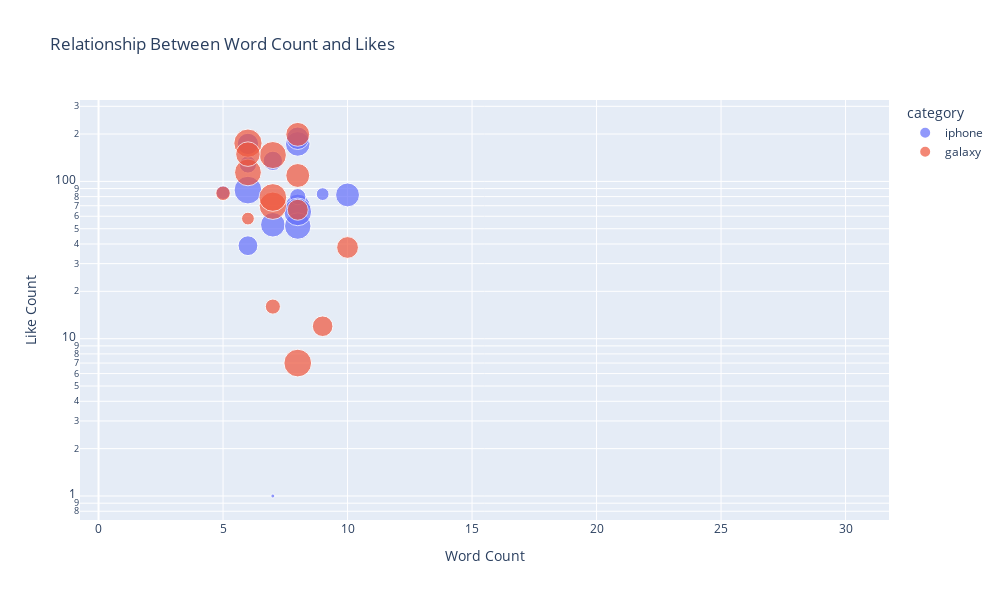

The cell this chart's notebook holds for it:
### Code cell
# Word count vs. engagement scatter plot
fig = px.scatter(df, x='word_count', y='like_count', color='category',
                size='retweet_count', hover_data=['cleaned_text'],
                title='Relationship Between Word Count and Likes',
                labels={'word_count': 'Word Count', 'like_count': 'Like Count'},
                log_y=True)
fig.update_layout(height=600, width=1000)
fig.show()

### Figure 1 — Plotly figure (JSON) as saved in the notebook; plotly's stock layout.template omitted (floating-point values rounded to 4 significant figures)
{"data": [{"customdata": [["got new pro max camera absolutely amazing"], ["battery life disappointing barely last half day normal use"], ["apple io update smooth love work"], ["display gorgeous wish didnt notch top"], ["price getting ridiculous really worth"], ["face id new work perfectly even low light great feature"], ["camera incredible night photography best camera ive used"], ["storage fill way quickly gb minimum option"], ["apple build quality second none thing feel premium"], ["performance still great year heavy use silicon impressive"], ["ecosystem integration macbook ipad seamless love"], ["battery degradation still issue mine month"], ["iphones haptic feedback satisfying android phone dont compare"], ["new camera bump huge make wobble flat surface"], ["speaker surprisingly good slim device great stereo sound"], ["well confused got used k i’m like “wait there’s k” thought tv haha thank appreciate 🫶 think it’s time graduate 😅"], ["check latest article hasn’t iphonefilmed movie major cinematography award"], ["make pro max great"], ["hi guy whatsthe best rn want new one idk one"], ["turned grayscale carplay setting app carplay mirroring applies color filter carplay bad"], ["making movie 🎥 🍿"], ["morning vibe 🌄 wallpaper k hd 📲 wallpaper iphonewallpaper kwallpaper"], ["suck donkey"], ["dreamer awakening wallpaper k hd 📲 wallpaper iphonewallpaper kwallpaper 👇"], ["auto correct drunk use decent past couple week"], ["government issue statement 🦠 dead marine life surfer health concern prompt official response government confirms harmful toxic algae southern coastline gtgt 🌟 read daily news free app 🌟 read daily"], ["jailbreak mine get whole new operating system doesnt bloatwear like apps uninstall plus slows phone upgrade spend money"], ["hey sale big time physical sim tray u model turn million people travel abroad use local sim card big win"], ["pro max ultra launch date price usa"], ["ellen joe’s movement nextlevel smooth like shark swimming battle 🦈💥 testing zzz—she’s beast zenlesszonezero zenlesszonezerofanart ellenjoe hoyoverse gaming mobilegaming shark sharkstyle sharkbae"], ["↓"], ["hi give latest io update camera youre telling added nonfactory part true help"], ["tell many time breached without involved"], ["expect buy next purchase come tokenized portion stock like one percent purchase price better nothing → ✓ tokenized stock"], ["need new dis pmo"], ["pro back triple camera mm f focal lengthmm mm eq aperture f exposure ev iso equiv green"], ["heartwrenching hear pain tear signify deep emotional turmoil weakness expressing feeling step toward healing thriveai support healingjourney 🚀 join thrive ai today reclaim mind 📲 download free •"], ["wait turn mob onto everybody macbook gucci bag etc — less intelligent weaponized always always"], ["moonwin🔥 pump way millions🌐 🎁welcome ukqg"], ["pro back triple camera mm f focal lengthmm mm eq aperture f exposure ev iso equiv yellow"], ["old 😩"], ["tim walzs today let’s see happens tomorrow rklb 😂"], ["wish could take thing android make super super nigga"], ["video commercial meme"]], "hovertemplate": "category=iphone<br>Word Count=%{x}<br>Like Count=%{y}<br>retweet_count=%{marker.size}<br>cleaned_text=%{customdata[0]}<extra></extra>", "legendgroup": "iphone", "marker": {"color": "#636efa", "size": [23, 10, 28, 47, 12, 35, 39, 37, 16, 37, 18, 24, 31, 43, 47, 0, 0, 0, 0, 0, 0, 0, 0, 0, 0, 0, 0, 0, 1, 0, 0, 0, 0, 0, 0, 0, 0, 0, 0, 0, 0, 0, 0, 0], "sizemode": "area", "sizeref": 0.1225, "symbol": "circle"}, "mode": "markers", "name": "iphone", "orientation": "v", "showlegend": true, "type": "scatter", "x": [7, 9, 6, 6, 5, 10, 8, 7, 8, 8, 6, 6, 8, 8, 8, 21, 9, 4, 10, 12, 4, 10, 2, 10, 8, 30, 18, 20, 7, 22, 1, 13, 6, 19, 4, 17, 28, 15, 6, 17, 2, 9, 9, 3], "xaxis": "x", "y": [135, 83, 173, 88, 85, 82, 69, 53, 80, 173, 128, 39, 188, 52, 64, 0, 0, 0, 0, 0, 0, 0, 0, 0, 0, 0, 0, 0, 1, 1, 1, 0, 0, 0, 0, 0, 0, 0, 0, 0, 0, 0, 0, 0], "yaxis": "y"}, {"customdata": [["ultras mp camera insane really nailed year samsunggalaxy"], ["samsungs one ui clunky compared stock android many duplicate apps"], ["z fold revolutionary tablet pocket change everything"], ["battery life terrible barely make day"], ["samsungs display technology best industry amoled screen stunning"], ["phone much bloatware need two app store"], ["customization option endless love able make truly mine"], ["samsungs build quality improved much feel solid premium"], ["pen functionality game changer taking note drawing"], ["need improve update policy still waiting android"], ["wideangle lens camera perfect landscape photography"], ["dex underrated turning desktop super useful"], ["overheats gaming session performance throttling annoying"], ["galaxy adaptive refresh rate make scrolling smooth saving battery"], ["samsungs fast charging incredible minute"]], "hovertemplate": "category=galaxy<br>Word Count=%{x}<br>Like Count=%{y}<br>retweet_count=%{marker.size}<br>cleaned_text=%{customdata[0]}<extra></extra>", "legendgroup": "galaxy", "marker": {"color": "#EF553B", "size": [35, 29, 46, 44, 27, 14, 47, 35, 47, 45, 49, 10, 37, 26, 13], "sizemode": "area", "sizeref": 0.1225, "symbol": "circle"}, "mode": "markers", "name": "galaxy", "orientation": "v", "showlegend": true, "type": "scatter", "x": [8, 10, 7, 6, 8, 7, 8, 8, 7, 7, 6, 6, 6, 9, 5], "xaxis": "x", "y": [109, 38, 70, 114, 66, 16, 7, 199, 79, 147, 175, 58, 149, 12, 84], "yaxis": "y"}], "layout": {"height": 600, "legend": {"itemsizing": "constant", "title": {"text": "category"}, "tracegroupgap": 0}, "title": {"text": "Relationship Between Word Count and Likes"}, "width": 1000, "xaxis": {"anchor": "y", "domain": [0, 1], "title": {"text": "Word Count"}}, "yaxis": {"anchor": "x", "domain": [0, 1], "title": {"text": "Like Count"}, "type": "log"}}}
